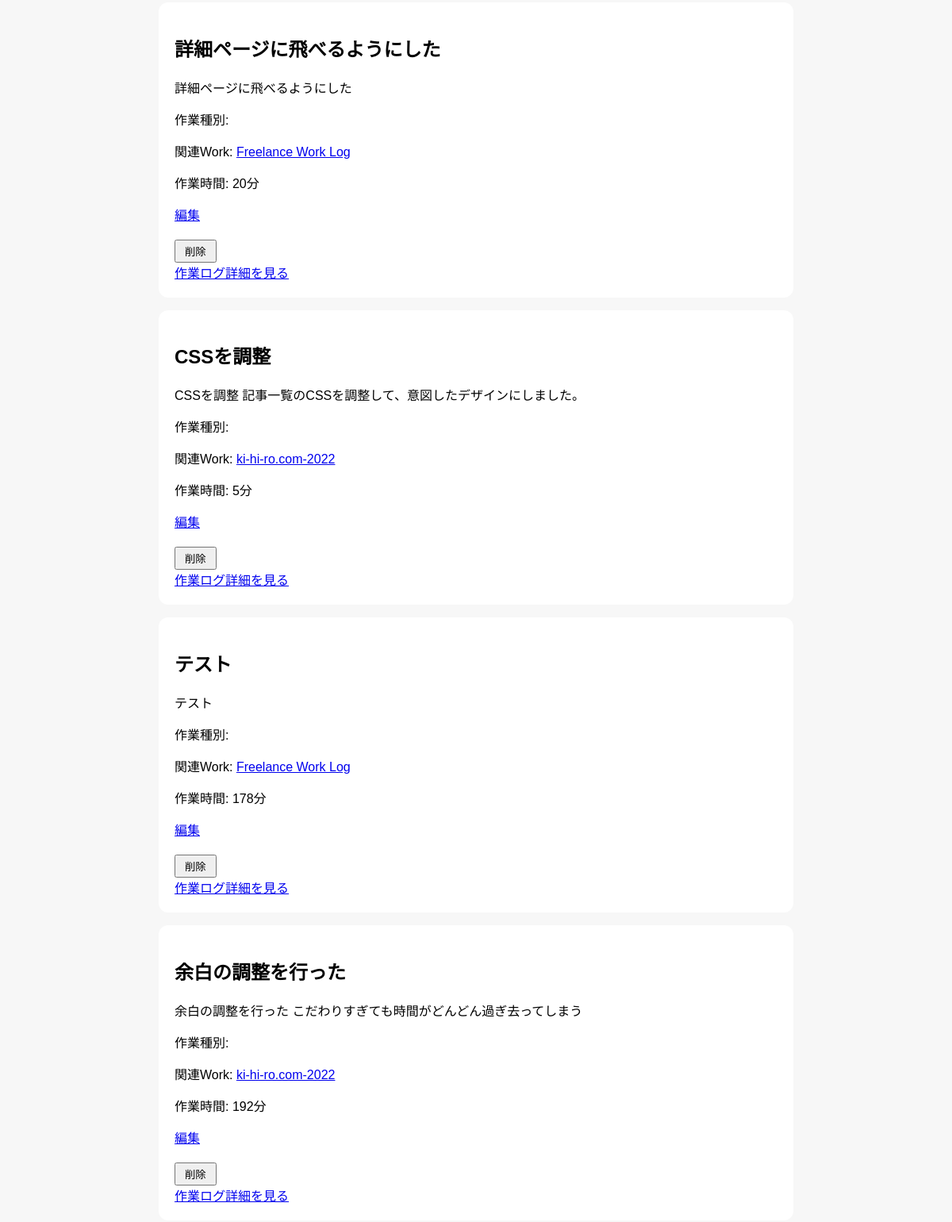
Page /posts-page (middle part) on the earlier database version.
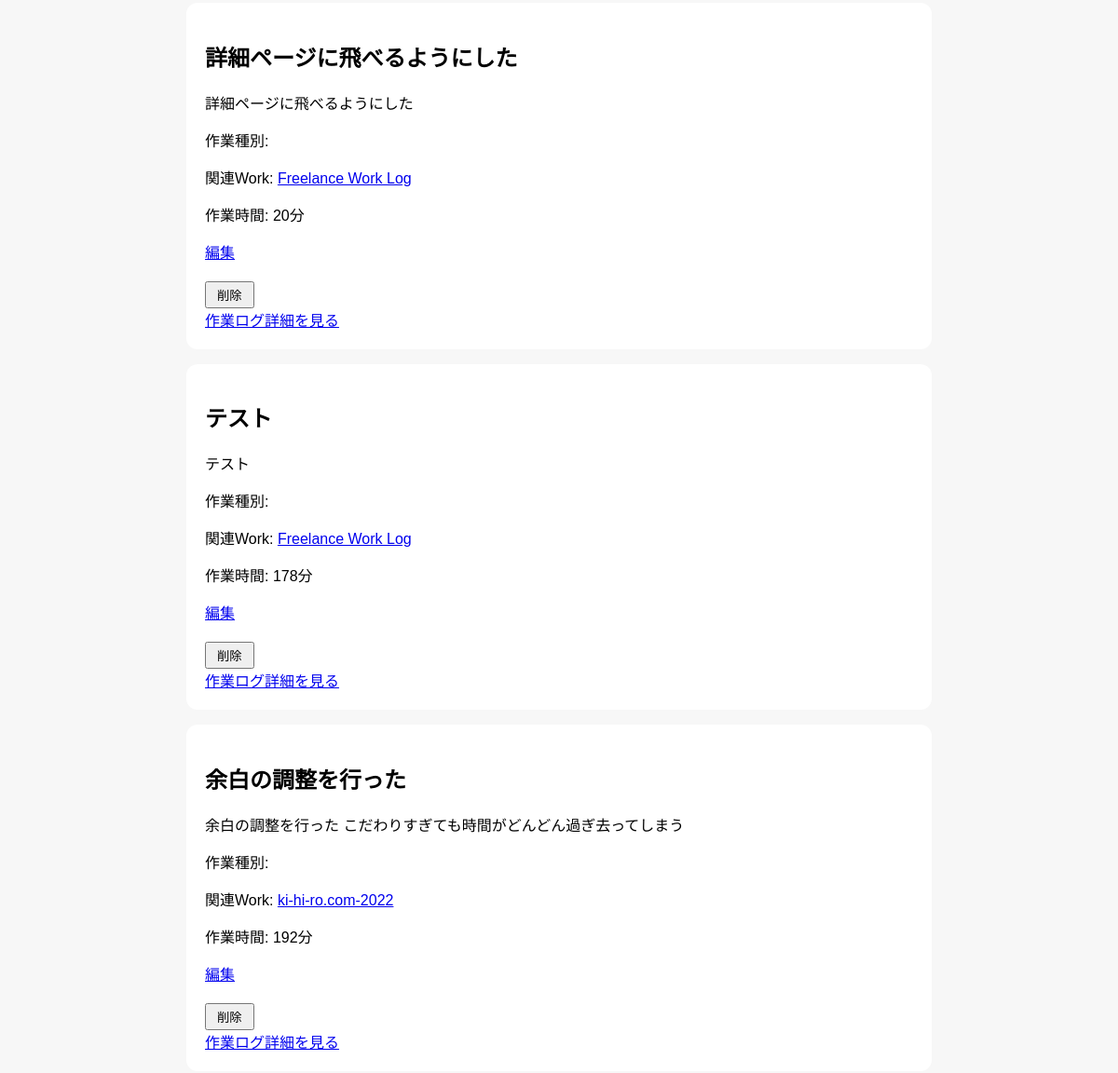
Same page on the later database version.
### app/models.py (models this page shows)
class Post(Base):
    __tablename__ = "posts"
    id = Column(Integer, primary_key=True, index=True)
    title = Column(String)
    content = Column(String)
    task_type = Column(String)
    start_time = Column(DateTime)
    end_time = Column(DateTime)
    work_time_minutes = Column(Integer)
    work_id = Column(Integer, ForeignKey("works.id"))
    work = relationship(
        "Work",
        back_populates="posts"
    )
    created_at = Column(DateTime, default=datetime.now)

class Work(Base):
    __tablename__ = "works"
    id = Column(Integer, primary_key=True, index=True)
    title = Column(String, nullable=False)
    description = Column(Text, nullable=False)
    github_url = Column(String)
    app_url = Column(String)
    tech_stack = Column(String)
    posts = relationship(
        "Post",
        back_populates="work"
    )
    image_url = Column(String)
    created_at = Column(DateTime, default=datetime.now)

### app/main.py (the view)
@app.get("/posts-page")
def posts_page(
    request: Request,
    work_id: int | None = None,
    db: Session = Depends(get_db)
):
    query = db.query(models.Post)
    if work_id:
        query = query.filter(
            models.Post.work_id == work_id
        )
    posts = query.all()
    works = db.query(models.Work).all()
    return templates.TemplateResponse(
        request,
        "posts.html",
        {"posts": posts, "works": works}
    )

### app/templates/posts.html (shortened to what this page needs)
{% extends "base.html" %}
{% block content %}
    {% for post in posts %}
    <div class="post-card">
        <h2>{{ post.title }}</h2>
        <div>{{ post.content[:120] | safe }}</div>
        <p>作業種別: {{ post.task_type }}</p>
        {% if post.work %}
        <p>
            関連Work:
            <a href="/works-page/{{ post.work.id }}">
                {{ post.work.title }}
            </a>
        </p>
        {% endif %}
        <p>作業時間: {{ post.work_time_minutes }}分</p>
        <a href="/posts-page/{{ post.id }}/edit">編集</a>
        <form action="/posts-page/{{ post.id }}/delete" method="post">
        <button type="submit">削除</button>
        </form>
        <a href="/posts-page/{{ post.id }}">作業ログ詳細を見る</a>
    </div>
    {% endfor %}
{% endblock %}

Differences in the rows shown:
removed Post: title "CSSを調整", content "CSSを調整 記事一覧のCSSを調整して、意図したデザインにしました。", work "ki-hi-ro.com-2022", work_time_minutes "5"
